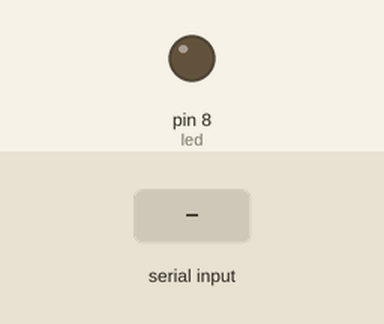
The sketch below on a simulated Arduino Uno, built with avr-gcc and run on an emulated ATmega328P. Shown: output pins drawn as LEDs (lit = HIGH). Inputs (shaded band) come from the test bench.

Above: at 1.2 s.
1.3 s: "k" received over Serial
At 2.0 s:
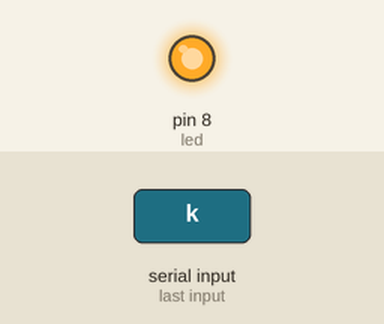
2.8 s: "1" received over Serial
At 3.2 s:
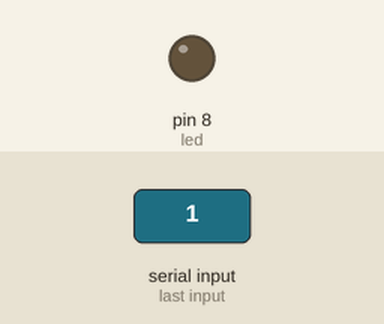
Timing chart, 0 to 5.8 s (numbered marks = the images above; inputs shaded):
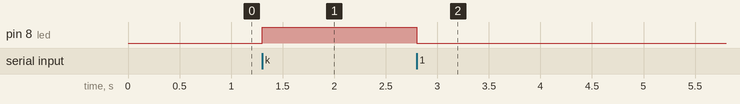

Measured:
- after the input at 1.3 s, pin 8 (led): LOW → HIGH at once
- after the input at 2.8 s, pin 8 (led): HIGH → LOW at once

The sketch:

sketch_apr17a.ino
```cpp
int led = 8 ;
char mensaje;
void setup() {
  // put your setup code here, to run once:
  Serial.begin(9600);
  pinMode(led,OUTPUT);
}

void loop() {
  // put your main code here, to run repeatedly:
  if(Serial.available()>0){
    mensaje = Serial.read();
    if(mensaje == 'k'){
      digitalWrite(led,HIGH);
    }else{
      digitalWrite(led,LOW);
    }
  }

}
```
